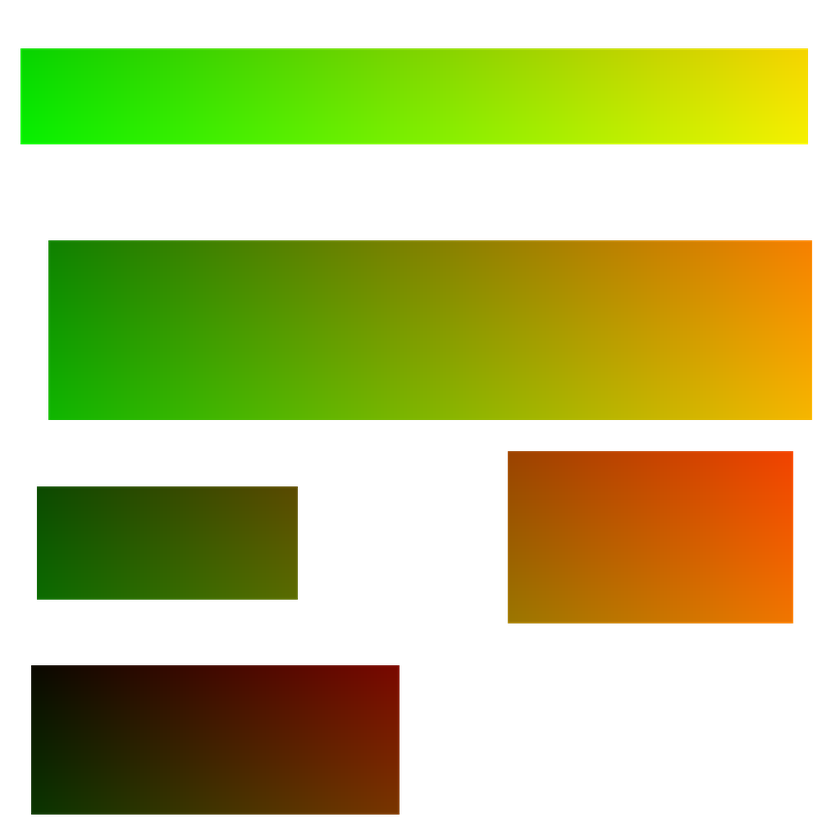
#> input picture Assets/Generated/TerrainPatchesInvertedUVData.png, 840 x 840 px, shrunk from 1024 x 1024 before the run
$ python textureVIewwer.py
#> lines starting #> are read from the running program, lines starting #| are printed output that depends on the picture
from PIL import Image
import numpy as np
import pandas as pd

img = Image.open("TerrainPatchesInvertedUVData.png").convert("RGBA")
#> img is the input picture: PIL image 840x840 RGBA; mean R, G, B, A 61.4, 68.7, 0, 125.2

width, height = img.size
#> width = 840; height = 840

# Convert image to numpy array (H, W, 4)
img_array = np.array(img)/ 255.0

# Flip vertically so row 0 is bottom (graphics convention)
img_array = np.flipud(img_array)
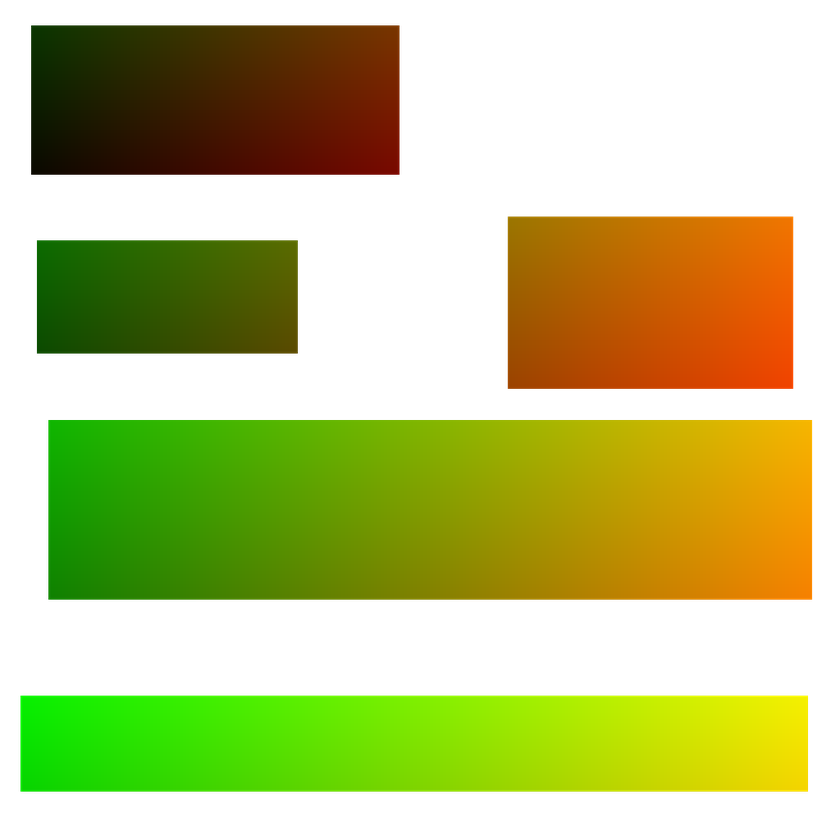
#> img_array: shape (840, 840, 4) float64; mean R, G, B, A 0.241, 0.27, 0, 0.491; transparent parts drawn white

# Extract R, G, A channels
R = img_array[:, :, 0]
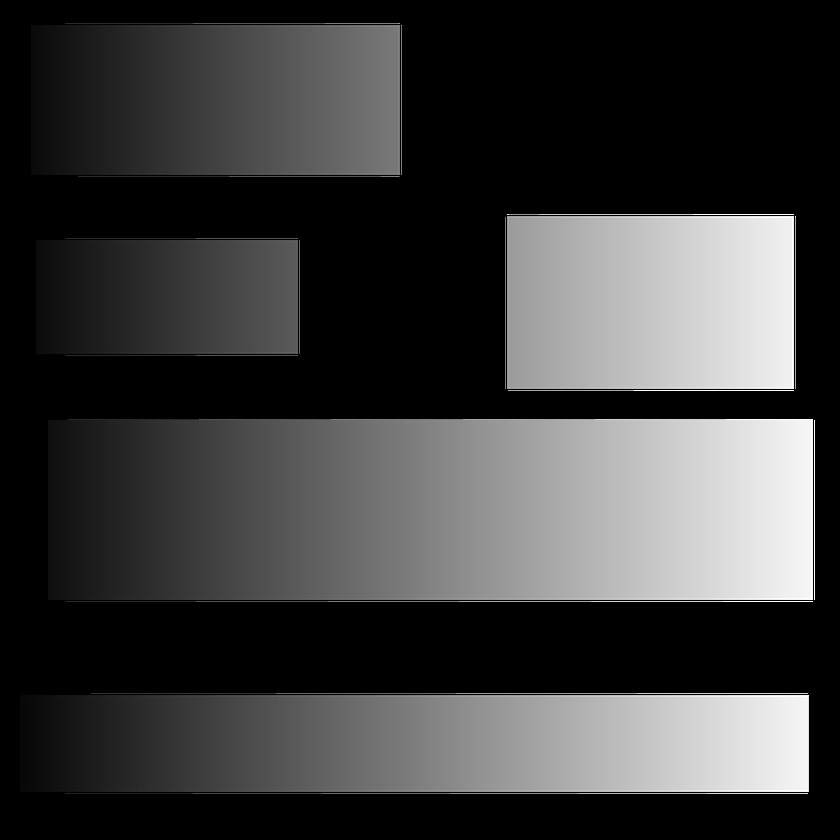
#> R: shape (840, 840) float64; min 0, max 1, mean 0.241
G = img_array[:, :, 1]
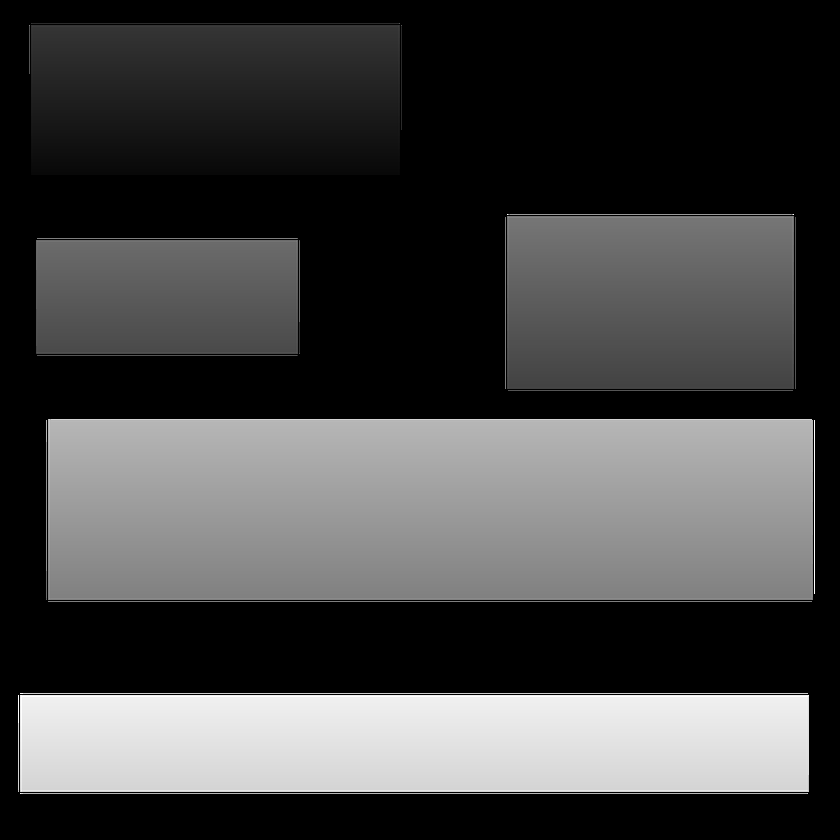
#> G: shape (840, 840) float64; min 0, max 1, mean 0.27
A = img_array[:, :, 3]
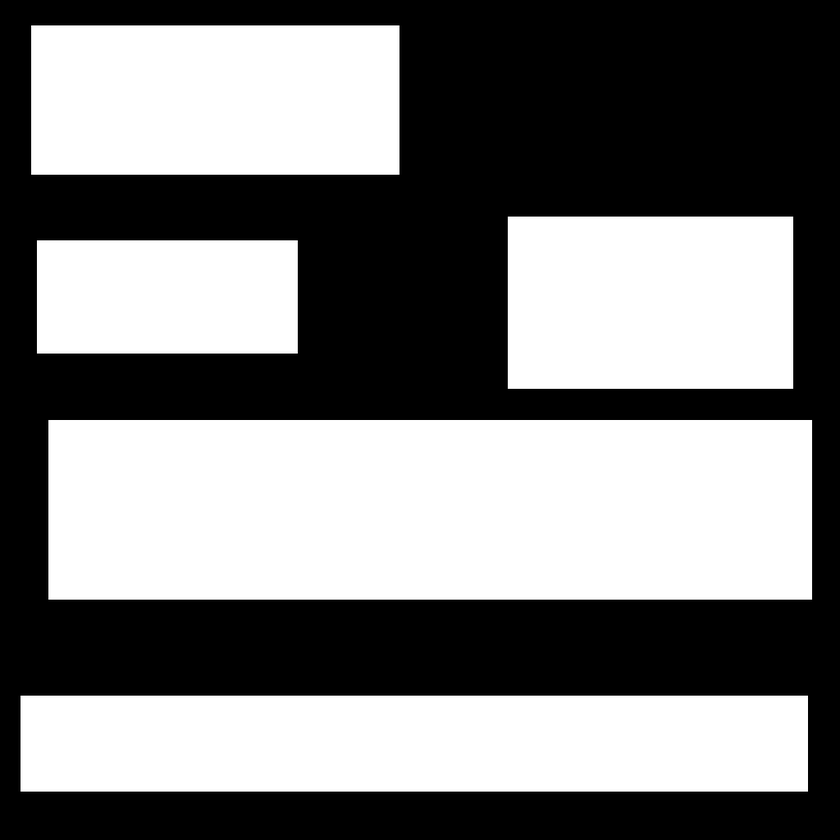
#> A: shape (840, 840) float64; min 0, max 1, mean 0.491

# Create (R, G, A) tuple per pixel
RGA = np.stack((R, G, A), axis=-1)
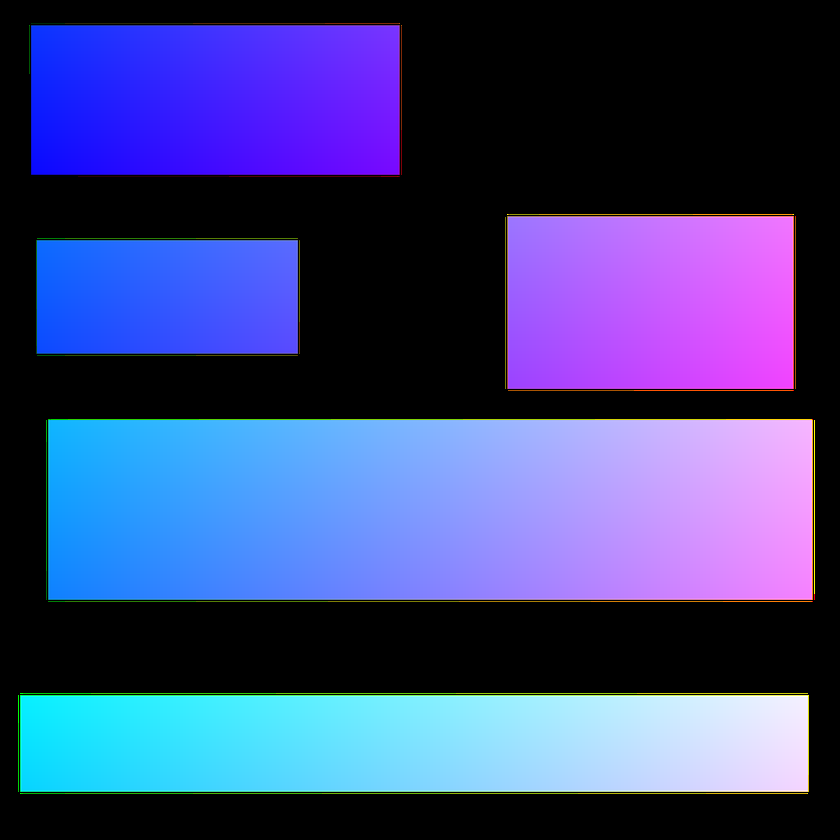
#> RGA: shape (840, 840, 3) float64; mean of channels 0, 1, 2 0.241, 0.27, 0.491; drawn as R, G, B
RGA_tuples = np.apply_along_axis(lambda p: tuple(p), 2, RGA)

# Convert to DataFrame of tuples (each cell = (R, G, A))
df_rga = pd.DataFrame(RGA_tuples.tolist())
#> df_rga = table of 840 rows and 840 columns

df_rga_inverted = df_rga.iloc[::-1].reset_index(drop=True)
#> df_rga_inverted = table of 840 rows and 840 columns

# Save to CSV or inspect
df_rga_inverted.to_csv("rgba_pixel_table_inverted.csv", index=False)
print(df_rga_inverted.head())
#> (printed output is left out)

$ run again, with Assets/Generated/RiverBankLocalUVData.png copied over Assets/Generated/TerrainPatchesInvertedUVData.png
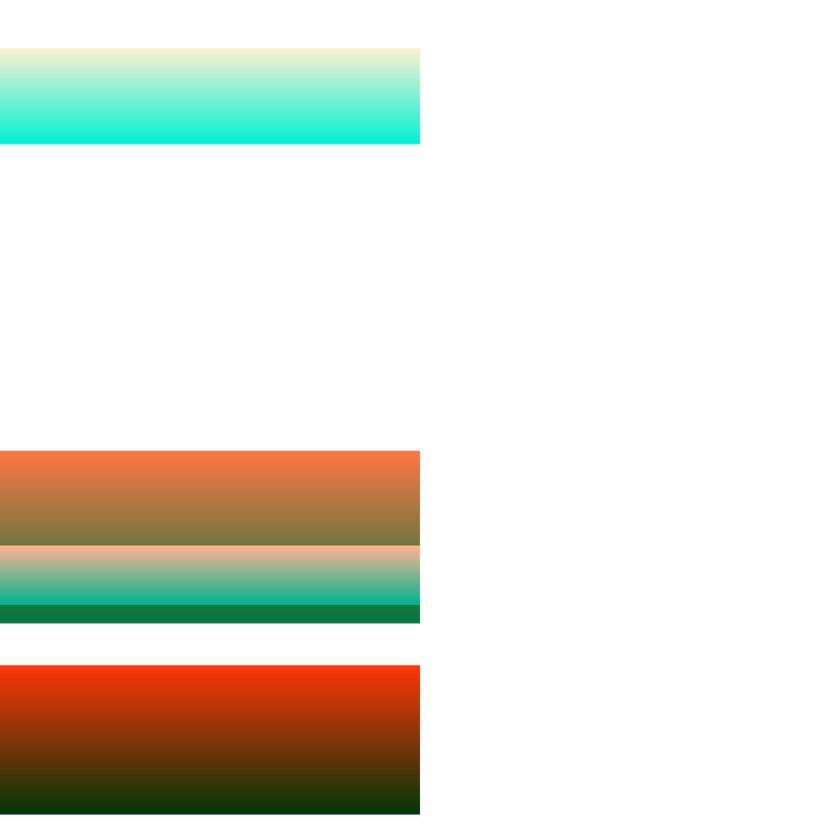
#> input picture Assets/Generated/RiverBankLocalUVData.png, 840 x 840 px, shrunk from 2048 x 2048 before the run
#> img is the input picture: PIL image 840x840 RGBA; mean R, G, B, A 34.7, 33.8, 23.1, 63.5
#> `img_array = np.flipud(img_array)`:
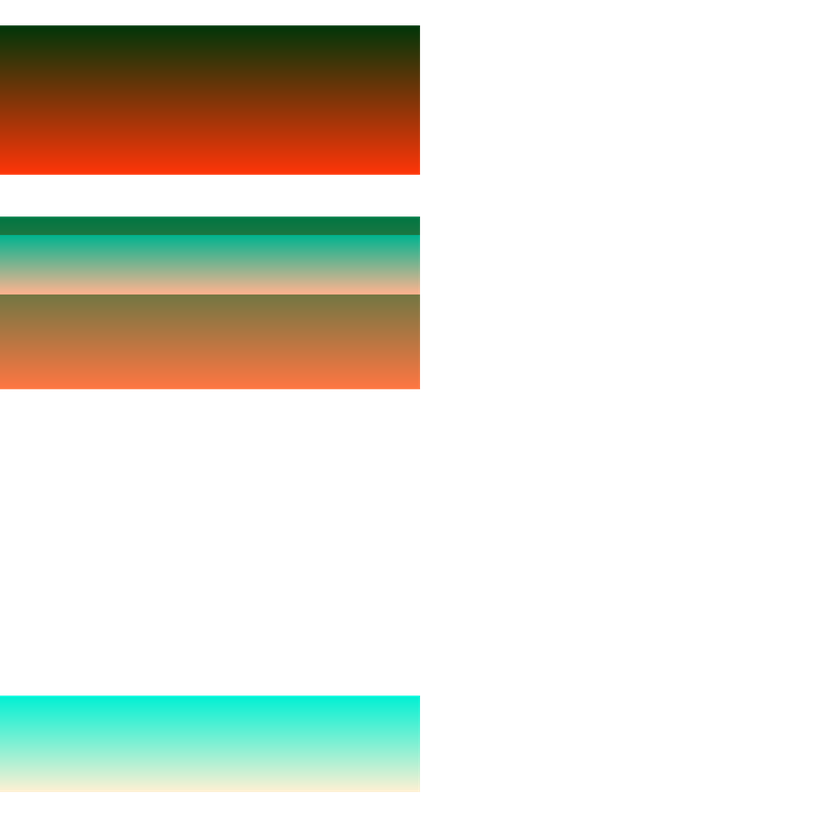
#> img_array: shape (840, 840, 4) float64; mean R, G, B, A 0.136, 0.132, 0.0904, 0.249; transparent parts drawn white
#> `RGA = np.stack((R, G, A), axis=-1)`:
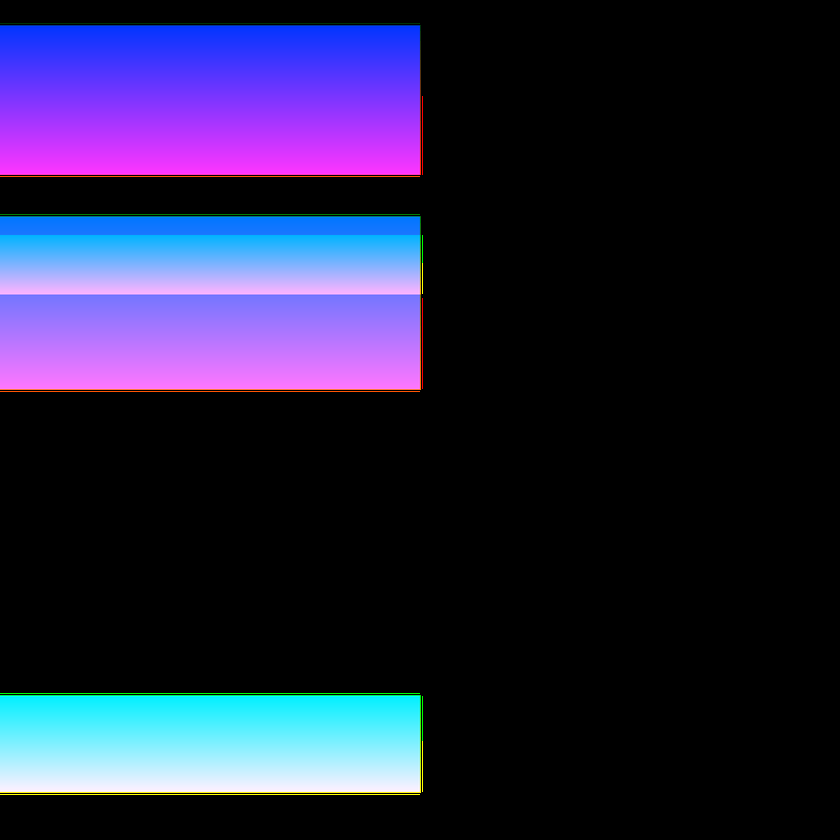
#> RGA: shape (840, 840, 3) float64; mean of channels 0, 1, 2 0.136, 0.132, 0.249; drawn as R, G, B
#> df_rga = table of 840 rows and 840 columns
#> (printed output is left out)

$ run again, with Assets/Generated/TerrainPatchesLocalUVData.png copied over Assets/Generated/TerrainPatchesInvertedUVData.png
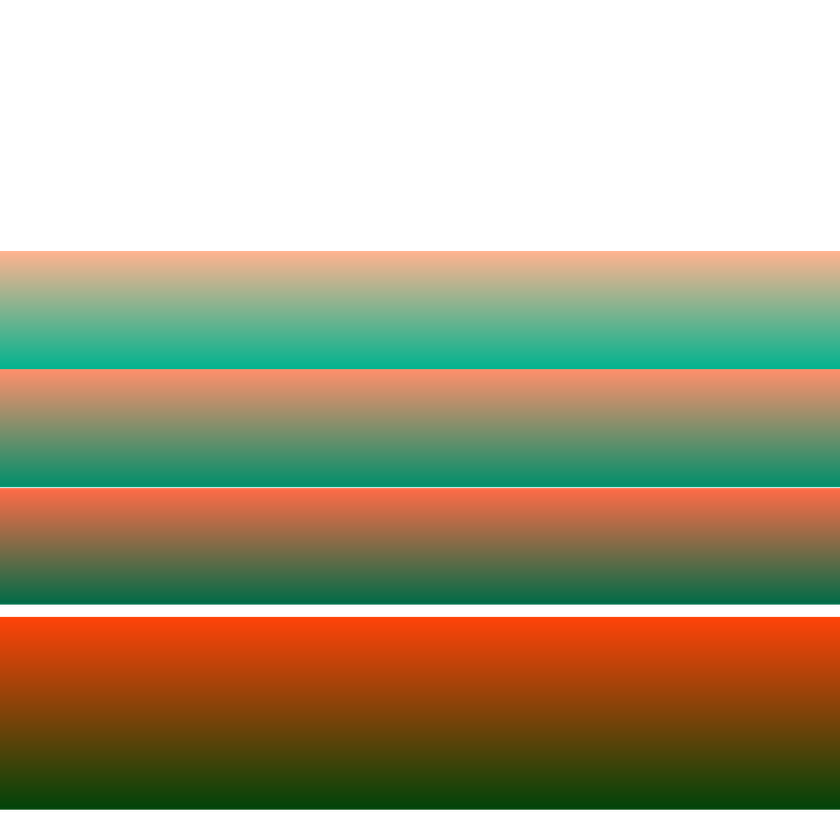
#> input picture Assets/Generated/TerrainPatchesLocalUVData.png, 840 x 840 px, shrunk from 1024 x 1024 before the run
#> img is the input picture: PIL image 840x840 RGBA; mean R, G, B, A 83.8, 76.3, 47.5, 165.6
#> `A = img_array[:, :, 3]`:
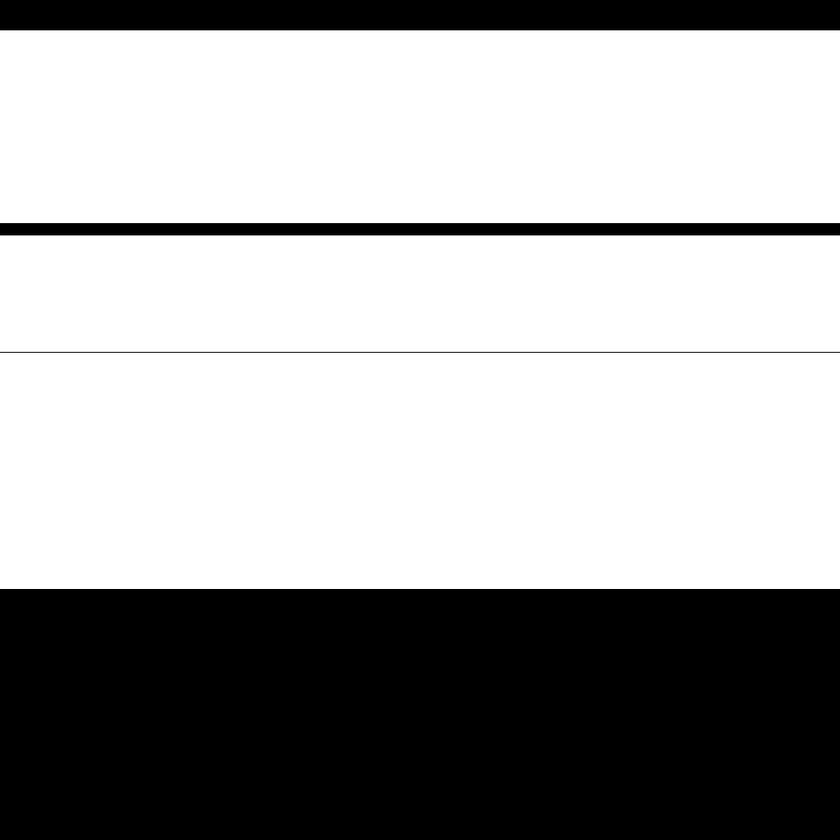
#> A: shape (840, 840) float64; min 0, max 1, mean 0.649
#> `RGA = np.stack((R, G, A), axis=-1)`:
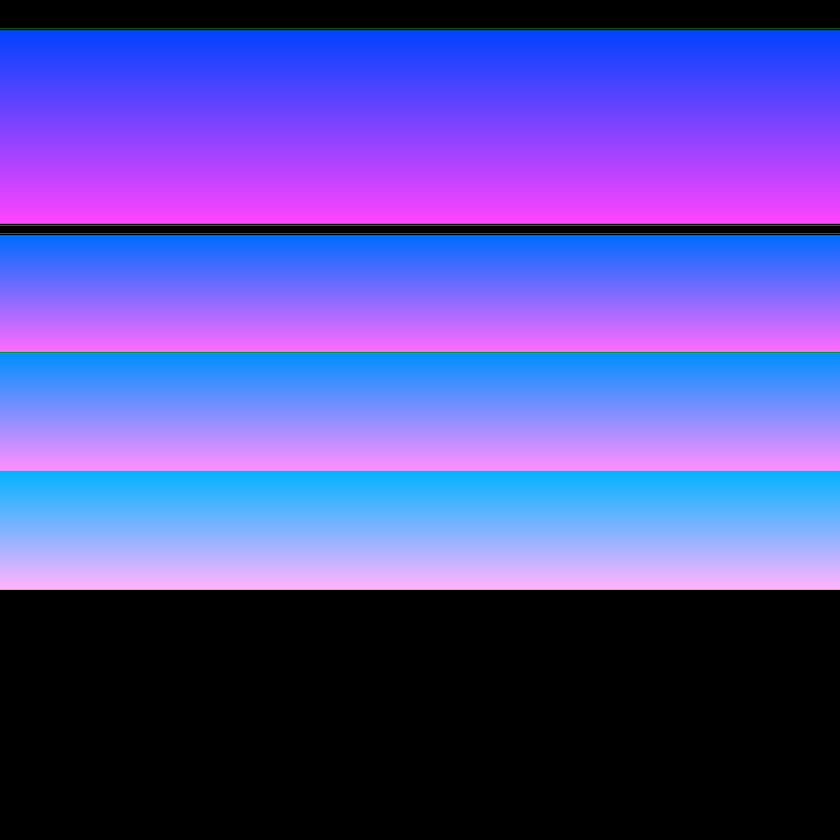
#> RGA: shape (840, 840, 3) float64; mean of channels 0, 1, 2 0.329, 0.299, 0.649; drawn as R, G, B
#> df_rga = table of 840 rows and 840 columns
#> (printed output is left out)
